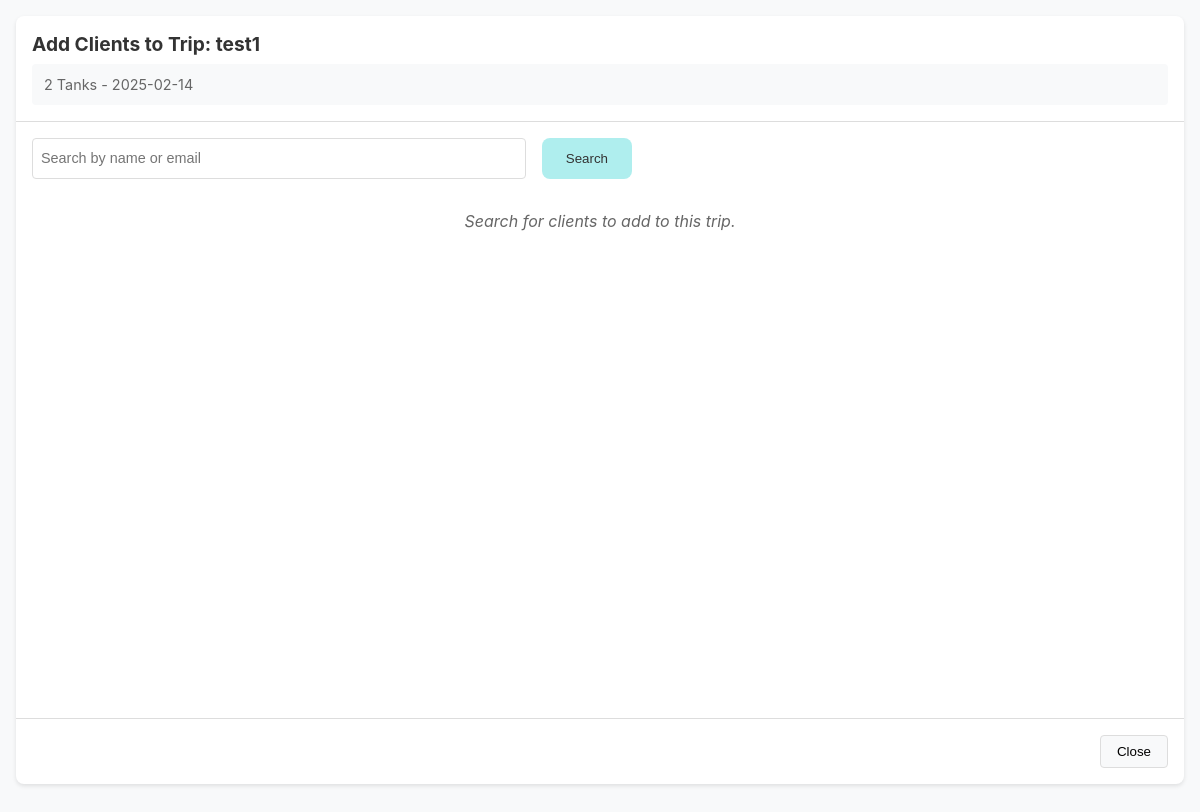
The page /trips/add_clients/2 on the database its author committed.
### models.py (models this page shows, shortened)
class Trip(db.Model):
    id = db.Column(db.Integer, primary_key=True)
    name = db.Column(db.String(100), nullable=False)
    trip_class = db.Column(db.String(50))
    start_time = db.Column(db.Time)
    end_time = db.Column(db.Time)
    max_divers = db.Column(db.Integer)
    needed_staff = db.Column(db.Integer)
    date = db.Column(db.Date, nullable=False)
    clients = db.relationship('Client',
                            secondary=clients_trips_association,
                            back_populates='trips')

### OFR2.py (the view)
@app.route("/trips/add_clients/<int:trip_id>")
def trips_add_clients(trip_id):
    trip = Trip.query.get_or_404(trip_id)
    search_term = request.args.get('search')
    clients_list = []
    if search_term: # Basic client search (similar to /clients route)
        clients_list = Client.query.filter(
            (Client.name.ilike(f"%{search_term}%")) |
            (Client.surname.ilike(f"%{search_term}%")) |
            (Client.email.ilike(f"%{search_term}%"))
        ).all()
    return render_template('add_clients_to_trip.html', trip=trip, clients_list=clients_list, search_term=search_term)

### templates/add_clients_to_trip.html (shortened to what this page needs)
<!DOCTYPE html>
<html>
<head>
    <link rel="stylesheet" href="{{ url_for('static', filename='style.css') }}">
</head>
<body class="popup-body">
    <div class="popup-container">
        <div class="popup-header">
            <h2>Add Clients to Trip: {{ trip.name }}</h2>
            <p class="trip-info">{{ trip.trip_class }} - {{ trip.date.strftime('%Y-%m-%d') }}</p>
        </div>
        <div class="popup-content">
            <div class="search-section">
                <form method="GET" action="" class="search-form">
                    <input type="text" name="search"
                           placeholder="Search by name or email"
                           value="{{ search_term or '' }}"
                           class="search-input">
                    <button type="submit" class="search-button">Search</button>
                </form>
            </div>
            <div class="clients-results">
                {% if clients_list %}
                    <table class="clients-table">
                        <thead>
                            <tr>
                                <th>Name</th>
                                <th>Certification</th>
                                <th>Last Dive</th>
                                <th></th>
                            </tr>
                        </thead>
                        <tbody>
                            {% for client in clients_list %}
                                <tr>
                                    <td>{{ client.name }} {{ client.surname }}</td>
                                    <td>{{ client.certification_level }}</td>
                                    <td>{{ client.last_dive_day }}</td>
                                    <td>
                                        <a href="{{ url_for('trips_assign_client', trip_id=trip.id, client_id=client.id) }}"
                                           class="add-client-link">Add</a>
                                    </td>
                                </tr>
                            {% endfor %}
                        </tbody>
                    </table>
                {% elif search_term %}
                    <p class="no-results">No clients found matching your search.</p>
                {% else %}
                    <p class="no-results">Search for clients to add to this trip.</p>
                {% endif %}
            </div>
        </div>
        <div class="popup-footer">
            <button onclick="closePopupAndRefreshParent()" class="close-button">Close</button>
        </div>
    </div>
</body>
</html>

### static/style.css (style rules this page uses)
:root { --light-turquoise: #AFEEEE; --almost-white: #F8F8FF; --border-color: #ddd; --text-color: #333; --danger-color: #d9534f; --danger-hover: #c93a35; --link-color: #007bff; --shadow-light: 0 2px 4px rgba(0,0,0,0.1); --border-radius: 8px; --padding-standard: 20px; --primary-font: 'Inter', sans-serif; --header-height: 70px; }
body { font-family: sans-serif; margin: 0; padding: 0; background-color: var(--almost-white); color: var(--text-color); }
.trip-info { background-color: #f9f9f9; padding: 15px; border-radius: var(--border-radius); margin-bottom: 20px; }
body { font-family: var(--primary-font); min-height: 100vh; display: flex; flex-direction: column; }
.search-form { display: flex; gap: 1rem; max-width: 600px; }
.search-input { flex: 1; padding: 0.8rem 1rem; border: 1px solid var(--border-color); border-radius: var(--border-radius); font-size: 1rem; transition: border-color 0.2s ease; }
.search-button { padding: 0.8rem 1.5rem; background-color: var(--light-turquoise); border: none; border-radius: var(--border-radius); color: var(--text-color); cursor: pointer; transition: background-color 0.2s ease; }
.no-results { text-align: center; color: #666; padding: 2rem; }
.search-input { width: 100%; padding: 0.5rem; border: 1px solid var(--border-color); border-radius: 4px; font-size: 0.9rem; }
.no-results { text-align: center; color: #666; font-style: italic; padding: 1rem; }
.trip-info { background: #f8f9fa; padding: 0.75rem; border-radius: 4px; margin-bottom: 1rem; }
.popup-body { background: #f8f9fa; margin: 0; padding: 1rem; height: 100vh; }
.popup-container { background: white; border-radius: var(--border-radius); box-shadow: var(--shadow-light); height: calc(100vh - 2rem); display: flex; flex-direction: column; }
.popup-header { padding: 1rem; border-bottom: 1px solid var(--border-color); }
.popup-header h2 { margin: 0; font-size: 1.2rem; }
.trip-info { margin: 0.5rem 0 0; color: #666; font-size: 0.9rem; }
.popup-content { flex: 1; overflow-y: auto; padding: 1rem; }
.search-section { margin-bottom: 1rem; }
.clients-results { margin-top: 1rem; }
.popup-footer { padding: 1rem; border-top: 1px solid var(--border-color); text-align: right; }
.close-button { padding: 0.5rem 1rem; background: #f8f9fa; border: 1px solid var(--border-color); border-radius: 4px; cursor: pointer; }

### rows shown on the page
Trip: name "test1", trip_class "2 Tanks", date "2025-02-14"
